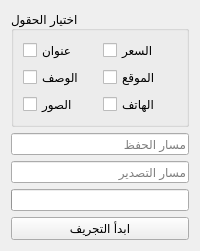
<?xml version="1.0" encoding="UTF-8"?>
<ui version="4.0">
 <class>ScraperWidget</class>
 <widget class="QWidget" name="ScraperWidget">
  <layout class="QVBoxLayout" name="verticalLayout">
   <item>
    <widget class="QGroupBox" name="fieldsGroup">
     <property name="title">
      <string>اختيار الحقول</string>
     </property>
     <layout class="QGridLayout" name="gridLayout">
      <item row="0" column="0">
       <widget class="QCheckBox" name="titleCheck">
        <property name="text">
           <string>عنوان</string>
        </property>
       </widget>
      </item>
      <item row="0" column="1">
       <widget class="QCheckBox" name="priceCheck">
        <property name="text">
           <string>السعر</string>
        </property>
       </widget>
      </item>
      <item row="1" column="0">
       <widget class="QCheckBox" name="descCheck">
        <property name="text">
           <string>الوصف</string>
        </property>
       </widget>
      </item>
      <item row="1" column="1">
       <widget class="QCheckBox" name="locCheck">
        <property name="text">
           <string>الموقع</string>
        </property>
       </widget>
      </item>
      <item row="2" column="0">
       <widget class="QCheckBox" name="imgCheck">
        <property name="text">
           <string>الصور</string>
        </property>
       </widget>
      </item>
      <item row="2" column="1">
       <widget class="QCheckBox" name="phoneCheck">
        <property name="text">
           <string>الهاتف</string>
        </property>
       </widget>
      </item>
     </layout>
    </widget>
   </item>
   <item>
   <widget class="QLineEdit" name="pathEdit">
    <property name="placeholderText">
     <string>مسار الحفظ</string>
    </property>
   </widget>
  </item>
  <item>
   <widget class="QLineEdit" name="exportEdit">
    <property name="placeholderText">
     <string>مسار التصدير</string>
    </property>
   </widget>
  </item>
   <item>
    <widget class="QProgressBar" name="progressBar"/>
   </item>
   <item>
    <widget class="QPushButton" name="startButton">
     <property name="text">
      <string>ابدأ التجريف</string>
     </property>
    </widget>
   </item>
  </layout>
 </widget>
 <resources/>
 <connections/>
</ui>
